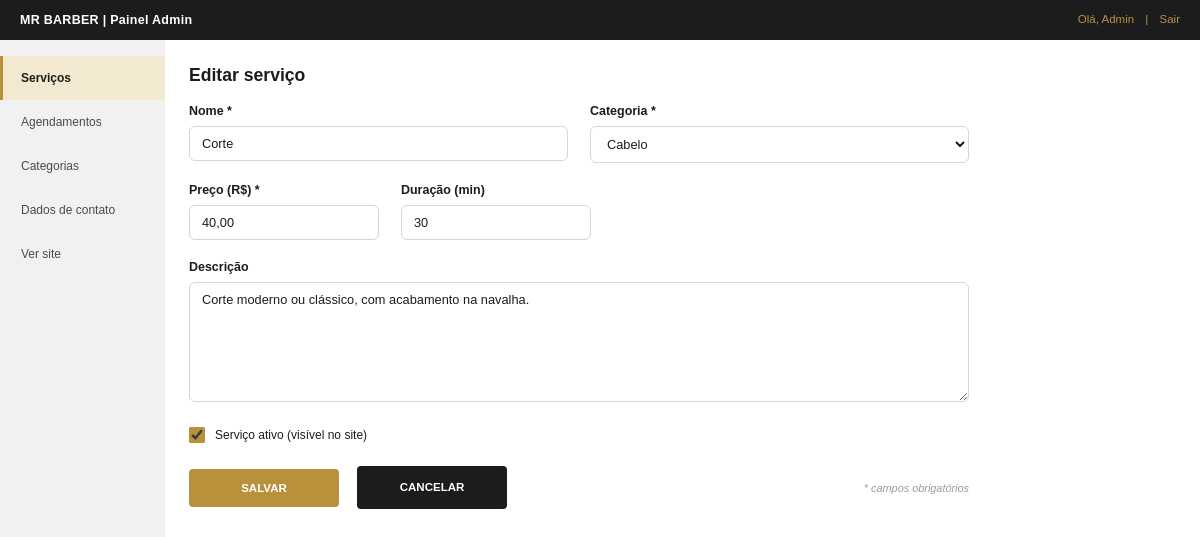
Page /admin/servico_form.php?id=1 (signed in) on the committed database.
### tables this page shows
CREATE TABLE servico (
 id_servico INT AUTO_INCREMENT PRIMARY KEY,
 id_categoria INT NOT NULL,
 id_admin INT NOT NULL,
 nome VARCHAR(100) NOT NULL,
 descricao TEXT,
 preco DECIMAL(10,2) NOT NULL CHECK (preco > 0),
 duracao_min INT,
 ativo BOOLEAN DEFAULT TRUE,
 data_cadastro DATETIME DEFAULT CURRENT_TIMESTAMP,
 FOREIGN KEY (id_categoria) REFERENCES categoria(id_categoria),
 FOREIGN KEY (id_admin) REFERENCES administrador(id_admin)
);

### includes/funcoes.php (called while the page is built, shortened)
<?php
function e($valor): string
{
    return htmlspecialchars((string) $valor, ENT_QUOTES, 'UTF-8');
}

### admin/servico_form.php (the view, shortened to what this page needs)
<?php
$pdo = db();
$id = (int) ($_GET['id'] ?? $_POST['id'] ?? 0);
$editando = $id > 0;
$categorias = $pdo->query('SELECT id_categoria, nome FROM categoria ORDER BY ordem_exibicao, nome')->fetchAll();
$v = ['nome' => '', 'categoria' => '', 'preco' => '', 'duracao' => '30', 'descricao' => '', 'ativo' => true];
if ($editando) {
    $stmt = $pdo->prepare('SELECT * FROM servico WHERE id_servico = ?');
    $stmt->execute([$id]);
    $s = $stmt->fetch();
    $v = [
        'nome'      => $s['nome'],
        'categoria' => (string) $s['id_categoria'],
        'preco'     => number_format((float) $s['preco'], 2, ',', ''),
        'duracao'   => (string) ($s['duracao_min'] ?? ''),
        'descricao' => (string) $s['descricao'],
        'ativo'     => (bool) $s['ativo'],
    ];
}
require __DIR__ . '/../includes/admin_topo.php';
?>
            <div class="admin-topo">
                <h1><?= $editando ? 'Editar serviço' : 'Novo serviço' ?></h1>
            </div>
            <form class="form-admin" id="form-servico" action="servico_form.php<?= $editando ? '?id=' . $id : '' ?>"
                  method="post" novalidate>
                <div class="linha">
                    <div class="campo">
                        <label for="nome">Nome *</label>
                        <input type="text" id="nome" name="nome" maxlength="100" placeholder="Ex.: Corte infantil"
                               value="<?= e($v['nome']) ?>">
                    </div>
                    <div class="campo">
                        <label for="categoria">Categoria *</label>
                        <select id="categoria" name="categoria">
                            <?php foreach ($categorias as $c): ?>
                                <option value="<?= (int) $c['id_categoria'] ?>"
                                    <?= $v['categoria'] === (string) $c['id_categoria'] ? 'selected' : '' ?>><?= e($c['nome']) ?></option>
                            <?php endforeach; ?>
                        </select>
                    </div>
                </div>
                <div class="linha">
                    <div class="campo estreito">
                        <label for="preco">Preço (R$) *</label>
                        <input type="text" id="preco" name="preco" placeholder="0,00" inputmode="decimal"
                               value="<?= e($v['preco']) ?>">
                    </div>
                    <div class="campo estreito">
                        <label for="duracao">Duração (min)</label>
                        <input type="number" id="duracao" name="duracao" min="0" max="1440" placeholder="30"
                               value="<?= e($v['duracao']) ?>">
                    </div>
                </div>
                <div class="campo">
                    <label for="descricao">Descrição</label>
                    <textarea id="descricao" name="descricao"><?= e($v['descricao']) ?></textarea>
                </div>
                <div class="campo-check">
                    <input type="checkbox" id="ativo" name="ativo" <?= $v['ativo'] ? 'checked' : '' ?>>
                    <label for="ativo">Serviço ativo (visível no site)</label>
                </div>
                <div class="form-botoes">
                    <button type="submit" class="botao-primario">Salvar</button>
                    <a href="painel.php" class="botao-escuro">Cancelar</a>
                    <span class="obrigatorios">* campos obrigatórios</span>
                </div>
            </form>
<?php require __DIR__ . '/../includes/admin_rodape.php'; ?>

### css/style.css (style rules this page uses)
:root { --escuro: #1c1c1e; --banner: #3a3a3d; --dourado: #b8913a; --bege: #f3e9d0; --cinza-claro: #f1f1f1; --borda: #d6d6d6; --texto: #1c1c1e; --texto-suave: #4a4a4a; --cinza: #9a9a9a; --branco: #ffffff; --verde: #2e7d32; --vermelho: #b03a2e; --rosa: #fbeaea; --rosa-borda: #d9a3a3; }
* { margin: 0; padding: 0; box-sizing: border-box; }
body { background-color: var(--branco); color: var(--texto); font-family: Arial, Helvetica, sans-serif; font-size: 15px; line-height: 1.5; }
a { text-decoration: none; color: inherit; }
.botao-primario, .botao-secundario, .botao-escuro { display: inline-block; padding: 11px 26px; border-radius: 4px; font-family: inherit; font-size: 0.8rem; font-weight: bold; cursor: pointer; text-align: center; border: 2px solid transparent; transition: opacity 0.2s; }
.botao-primario { background-color: var(--dourado); border-color: var(--dourado); color: var(--branco); }
.botao-escuro { background-color: var(--escuro); border-color: var(--escuro); color: var(--branco); }
label { display: block; margin-bottom: 5px; font-weight: bold; font-size: 0.78rem; }
input[type="text"], input[type="email"], input[type="password"], input[type="date"], input[type="number"], input[type="tel"], input[type="search"], select, textarea { width: 100%; padding: 9px 12px; background-color: var(--branco); color: var(--texto); border: 1px solid var(--borda); border-radius: 6px; font-size: 0.8rem; font-family: inherit; }
::placeholder { color: var(--cinza); }
textarea { min-height: 100px; resize: vertical; }
.campo { margin-bottom: 18px; }

### css/admin.css (style rules this page uses)
body.admin { background-color: var(--branco); }
.admin-topo { display: flex; justify-content: space-between; align-items: center; flex-wrap: wrap; gap: 12px; margin-bottom: 14px; }
.admin-topo h1 { font-size: 1.1rem; }
.form-admin { max-width: 780px; }
.form-admin .linha { display: flex; gap: 22px; }
.form-admin .linha .campo { flex: 1; }
.form-admin .linha .campo.estreito { flex: 0 0 190px; }
.form-admin textarea { min-height: 120px; }
.campo-check { display: flex; align-items: center; gap: 10px; margin-bottom: 22px; font-size: 0.75rem; }
.campo-check input { width: 16px; height: 16px; accent-color: var(--dourado); }
.campo-check label { margin: 0; font-weight: normal; font-size: 0.75rem; }
.form-botoes { display: flex; align-items: center; gap: 18px; margin-top: 10px; }
.form-botoes .botao-primario, .form-botoes .botao-escuro { padding: 11px 0; width: 150px; font-size: 0.72rem; text-transform: uppercase; }
.obrigatorios { margin-left: auto; font-size: 0.68rem; font-style: italic; color: var(--cinza); }

### rows in the picture
servico: nome "Corte", duracao "30", descricao "Corte moderno ou clássico, com acabamento na navalha.", ativo "☑"

### other values in the picture
$_SESSION['admin_nome'] "Admin"
$texto "Serviços"
$texto "Agendamentos"
$texto "Categorias"
$texto "Dados de contato"
form field categoria "Cabelo"
